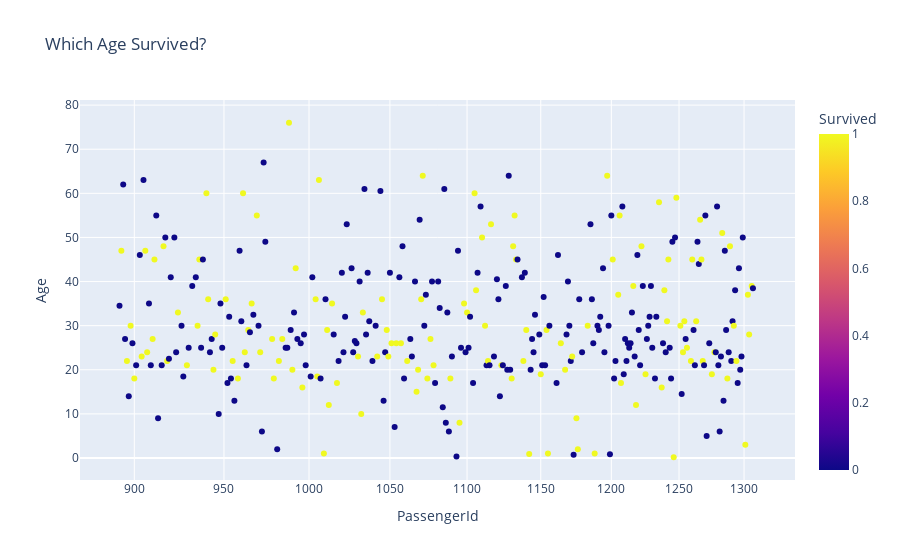

Notebook code for this chart:
### Code cell
df = pd.read_csv('../input/test-file/tested.csv')

for template in ["plotly"]:
    fig = px.scatter(df,
                     x="PassengerId", y="Age", color="Survived",
                     log_x=True, size_max=20,
                     template=template, title="Which Age Survived?")
    fig.show()

### Figure 1 — Plotly figure (JSON) as saved in the notebook; plotly's stock layout.template omitted (floating-point values rounded to 4 significant figures; data arrays with more than 128 entries replaced by an {"elided": "..."} marker saying what was removed)
{"data": [{"hoverlabel": {"namelength": 0}, "hovertemplate": "PassengerId=%{x}<br>Age=%{y}<br>Survived=%{marker.color}", "legendgroup": "", "marker": {"color": {"elided": "418 int values"}, "coloraxis": "coloraxis", "symbol": "circle"}, "mode": "markers", "name": "", "showlegend": false, "type": "scatter", "x": {"elided": "418 int values"}, "xaxis": "x", "y": {"elided": "418 float values"}, "yaxis": "y"}], "layout": {"autosize": true, "coloraxis": {"colorbar": {"title": {"text": "Survived"}}, "colorscale": [[0, "#0d0887"], [0.1111, "#46039f"], [0.2222, "#7201a8"], [0.3333, "#9c179e"], [0.4444, "#bd3786"], [0.5556, "#d8576b"], [0.6667, "#ed7953"], [0.7778, "#fb9f3a"], [0.8889, "#fdca26"], [1, "#f0f921"]]}, "legend": {"tracegroupgap": 0}, "title": {"text": "Which Age Survived?"}, "xaxis": {"anchor": "y", "autorange": true, "domain": [0, 1], "range": [2.94, 3.127], "title": {"text": "PassengerId"}, "type": "log"}, "yaxis": {"anchor": "x", "autorange": true, "domain": [0, 1], "range": [-5.384, 81.55], "title": {"text": "Age"}, "type": "linear"}}}
